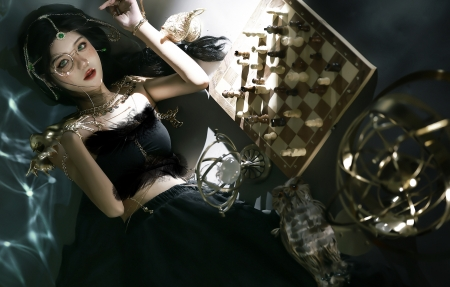
#> input picture pythonobject/3.18/zdong/piclibs/cosplay 鬼刀 风铃小姐姐 cos美女4k高清壁纸.jpg, 450 x 287 px, given as the content of the folder data, which was not available
$ python trainner.py
#> lines starting #> are read from the running program, lines starting #| are printed output that depends on the picture
# -----建立模型、创建数据集-----#-----建立模型、创建数据集-----

import os
import cv2
import numpy as np
from PIL import Image

# 导入pillow库，用于处理图像
# 设置之前收集好的数据文件路径
path = 'data'

# 初始化识别的方法
recog = cv2.face.LBPHFaceRecognizer_create()

# 调用熟悉的人脸分类器
detector = cv2.CascadeClassifier('haarcascade_frontalface_default.xml')


# 创建一个函数，用于从数据集文件夹中获取训练图片,并获取id
# 注意图片的命名格式为User.id.sampleNum
def get_images_and_labels(path):
#> called with path = 'data'
    image_paths = [os.path.join(path, f) for f in os.listdir(path)]
    # 新建连个list用于存放
    face_samples = []
    ids = []

    # 遍历图片路径，导入图片和id添加到list中
    for image_path in image_paths:

        # 通过图片路径将其转换为灰度图片
        img = Image.open(image_path).convert('L')
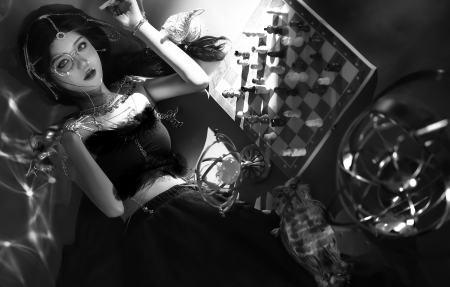
#> img: PIL image 450x287 L; min 0, max 255, mean 58

        # 将图片转化为数组
        img_np = np.array(img, 'uint8')

        if os.path.split(image_path)[-1].split(".")[-1] != 'jpg':
            continue

        # 为了获取id，将图片和路径分裂并获取
#> (the run stopped early here; a loop or call above may not have finished)

$ run again, on pythonobject/3.18/自动化/OpencvTest3.0/OpencvTest/image/leftPic10.jpg
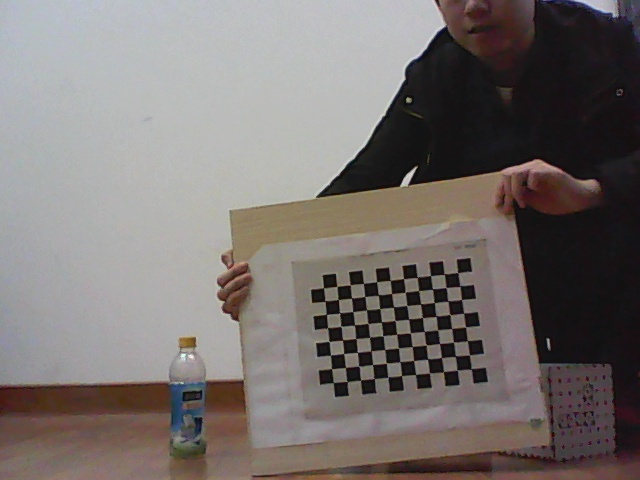
#> input picture pythonobject/3.18/自动化/OpencvTest3.0/OpencvTest/image/leftPic10.jpg, 640 x 480 px, given as the content of the folder data, which was not available
#> in get_images_and_labels, `img = Image.open(image_path).convert('L')`:
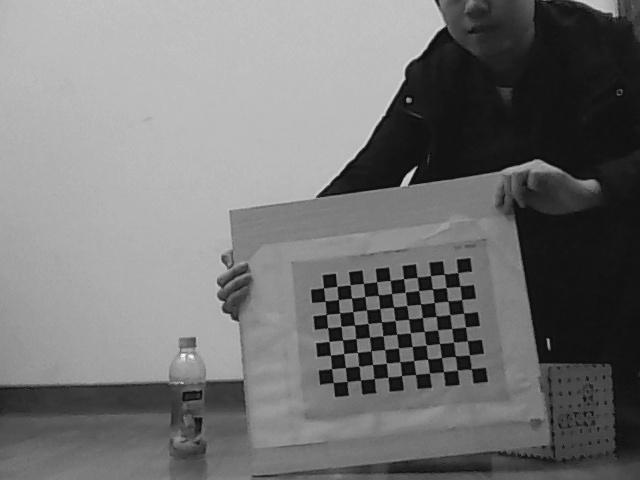
#> img: PIL image 640x480 L; min 8, max 247, mean 115.5
